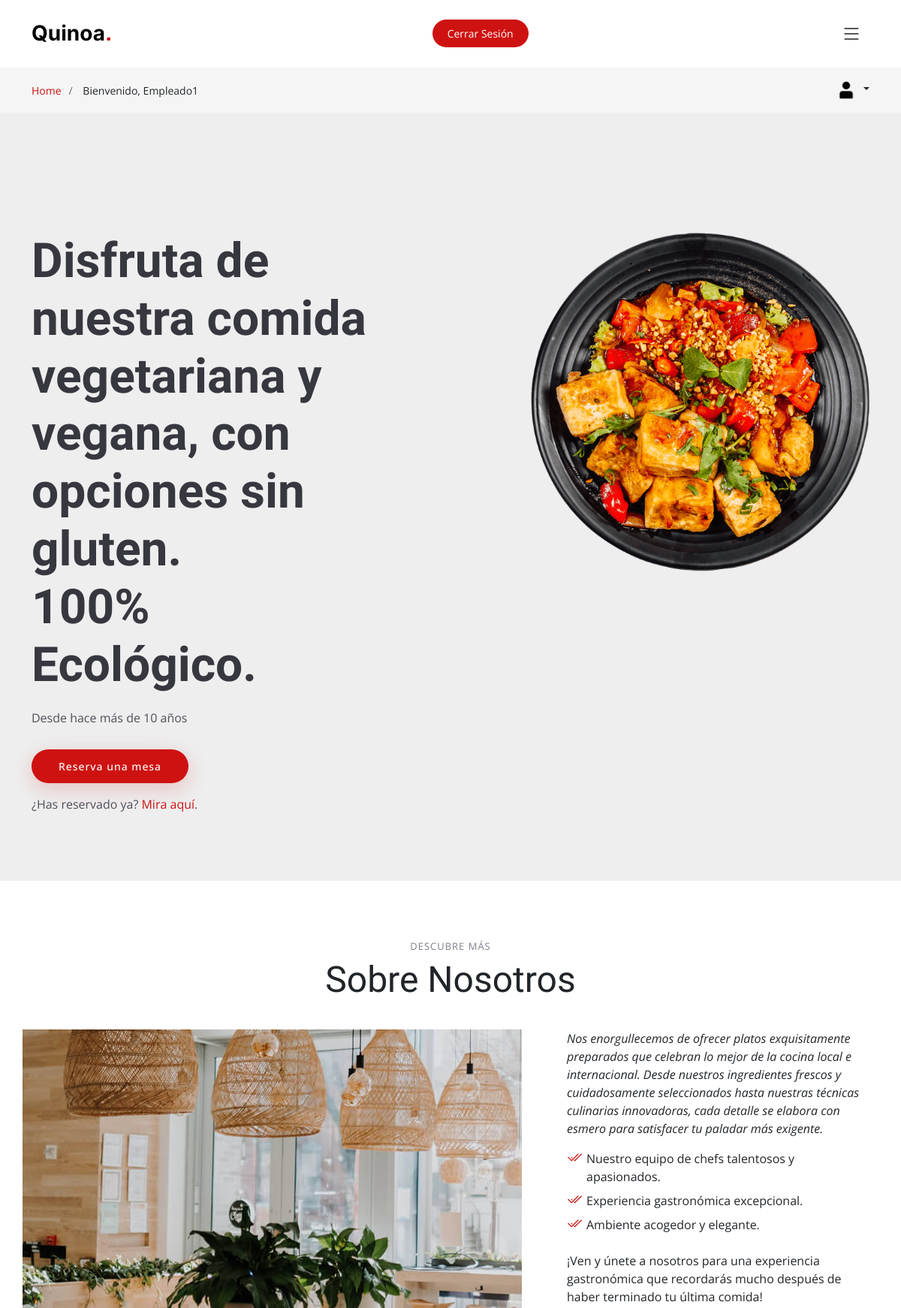
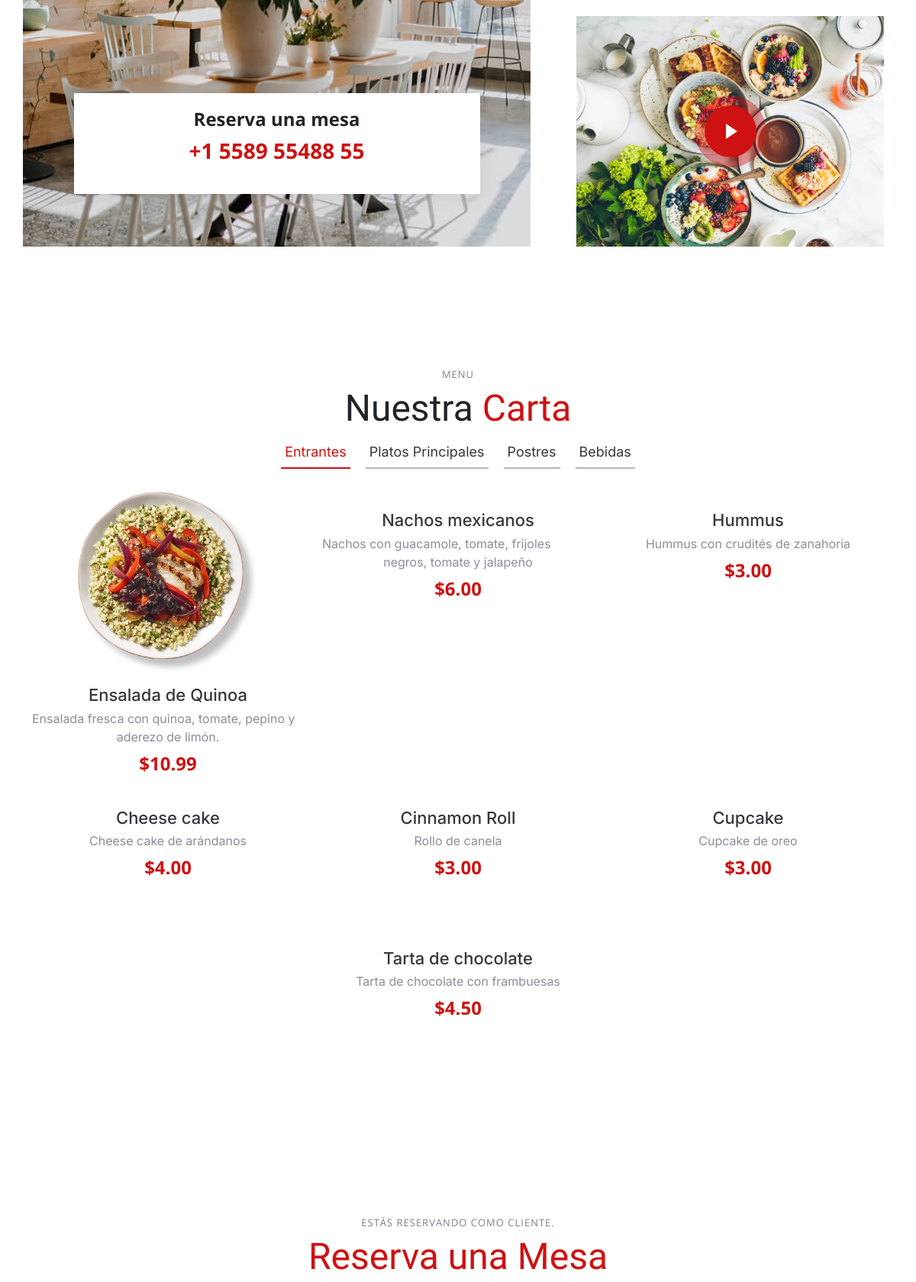
The app's page /indexCliente.php (signed in, upper part) with its own data (2 pictures, top to bottom).
### tables this page shows
CREATE TABLE `menu` (
  `id` int(11) NOT NULL,
  `name` varchar(255) DEFAULT NULL,
  `descrip` varchar(255) DEFAULT NULL,
  `category` varchar(255) NOT NULL,
  `price` decimal(10,2) DEFAULT NULL,
  `img` varchar(255) DEFAULT NULL,
  `state` int(11) NOT NULL
);

### consultas.php (called while the page is built, shortened)
<?php
function conectar()
{
    $conexion = mysqli_connect(DB_SERVER, DB_USERNAME, DB_PASSWORD, DB_NAME);
    return $conexion;
}
function listarMenuIndex()
{
    $conexion = conectar();
    $menuItems = array();
    if ($conexion != null) {
        $sql = "SELECT * FROM menu WHERE state = 1 ORDER BY id ASC";
        $consulta = mysqli_query($conexion, $sql);
        if (mysqli_num_rows($consulta) > 0) {
            while ($datos = mysqli_fetch_assoc($consulta)) {
                $menuItems[] = $datos;
            }
        }
    }
    return $menuItems;
}

### indexCliente.php (the view, shortened to what this page needs)
<?php
require_once("consultas.php");
$menuItems = listarMenuIndex();
?>
<!DOCTYPE html>
<html lang="en">
<head>
  <link href="assets/vendor/bootstrap/css/bootstrap.min.css" rel="stylesheet">
  <link href="assets/vendor/bootstrap-icons/bootstrap-icons.css" rel="stylesheet">
  <link href="assets/vendor/aos/aos.css" rel="stylesheet">
  <link href="assets/vendor/glightbox/css/glightbox.min.css" rel="stylesheet">
  <link href="assets/vendor/swiper/swiper-bundle.min.css" rel="stylesheet">
  <link href="assets/css/main.css" rel="stylesheet">
</head>
<body>
  <header id="header" class="header fixed-top d-flex align-items-center">
    <div class="container d-flex align-items-center justify-content-between">
      <a href="indexCliente.php" class="logo d-flex align-items-center me-auto me-lg-0">
        <h1>Quinoa<span>.</span></h1>
      </a>
      <a class="btn-book-a-table" href="iniciosesion.php" name="logout">Cerrar Sesión</a>
      <i class="mobile-nav-toggle mobile-nav-show bi bi-list"></i>
    </div>
  </header>
  <main id="main">
    <div class="breadcrumbs">
      <div class="container">
        <div class="d-flex justify-content-between align-items-center">
          <ol>
            <li><a href="indexCliente.php">Home</a></li>
            <li>
              Bienvenido, <?php echo $_SESSION["login"]["name"]; ?>
            </li>
          </ol>
          <div class="dropdown book-a-table">
            <a class="nav-link dropdown-toggle" data-bs-toggle="dropdown" href="#" role="button" aria-haspopup="true"
              aria-expanded="false">
              <img src="img/usuario.png" alt="Perfil" width="30" height="30">
            </a>
          </div>
        </div>
      </div>
    </div>
    <section id="hero" class="hero d-flex align-items-center section-bg">
      <div class="container">
        <div class="row justify-content-between gy-5">
          <div
            class="col-lg-5 order-2 order-lg-1 d-flex flex-column justify-content-center align-items-center align-items-lg-start text-center text-lg-start">
            <h2 data-aos="fade-up">Disfruta de nuestra comida vegetariana y vegana, con opciones sin gluten.
              <br>100% Ecológico.
            </h2>
            <p data-aos="fade-up" data-aos-delay="100">Desde hace más de 10 años</p>
            <div class="d-flex" data-aos="fade-up" data-aos-delay="200">
              <a href="#reservar" class="btn-book-a-table">Reserva una mesa</a>
            </div>
            <p class="mt-3 text-center" data-aos="fade-up" data-aos-delay="200">
              ¿Has reservado ya? <a href="#" data-bs-toggle="modal" data-bs-target="#modalReservas">Mira aquí</a>.
            </p>
          </div>
          <div class="col-lg-5 order-1 order-lg-2 text-center text-lg-start">
            <img src="assets/img/hero-img.png" class="img-fluid" alt="" data-aos="zoom-out" data-aos-delay="300">
          </div>
        </div>
      </div>
    </section>
    <section id="about" class="about">
      <div class="container" data-aos="fade-up">
        <div class="section-header">
          <h2>Descubre Más</h2>
          <p>Sobre Nosotros<span></span></p>
        </div>
        <div class="row gy-4">
          <div class="col-lg-7 position-relative about-img" style="background-image: url(assets/img/about.jpg) ;"
            data-aos="fade-up" data-aos-delay="150">
            <div class="call-us position-absolute">
              <h4>Reserva una mesa</h4>
              <p>+1 5589 55488 55</p>
            </div>
          </div>
          <div class="col-lg-5 d-flex align-items-end" data-aos="fade-up" data-aos-delay="300">
            <div class="content ps-0 ps-lg-5">
              <p class="fst-italic">
                Nos enorgullecemos de ofrecer platos exquisitamente preparados que celebran lo mejor de la cocina local
                e
                internacional. Desde nuestros ingredientes frescos y cuidadosamente seleccionados hasta nuestras
                técnicas
                culinarias innovadoras, cada detalle se elabora con esmero para satisfacer tu paladar más exigente.
              </p>
              <ul>
                <li><i class="bi bi-check2-all"></i> Nuestro equipo de chefs talentosos y apasionados.</li>
                <li><i class="bi bi-check2-all"></i> Experiencia gastronómica excepcional.</li>
                <li><i class="bi bi-check2-all"></i> Ambiente acogedor y elegante.</li>
              </ul>
              <p>
                ¡Ven y únete a nosotros para una experiencia gastronómica que recordarás mucho después de haber
                terminado
                tu última comida!
              </p>
              <div class="position-relative mt-4">
                <img src="assets/img/about-2.jpg" class="img-fluid" alt="">
                <a href="https://www.youtube.com/watch?v=LXb3EKWsInQ" class="glightbox play-btn"></a>
              </div>
            </div>
          </div>
        </div>
      </div>
    </section>
    <section id="menu" class="menu">
      <div class="container" data-aos="fade-up">
        <div class="section-header">
          <h2>Menu</h2>
          <p>Nuestra <span>Carta</span></p>
          <ul class="nav nav-tabs d-flex justify-content-center" data-aos="fade-up" data-aos-delay="200">
            <li class="nav-item">
              <a class="nav-link active show" data-bs-toggle="tab" data-bs-target="#menu-starters">
                <h4>Entrantes</h4>
              </a>
            </li>
            <li class="nav-item">
              <a class="nav-link" data-bs-toggle="tab" data-bs-target="#menu-breakfast">
                <h4>Platos Principales</h4>
              </a>
            <li class="nav-item">
              <a class="nav-link" data-bs-toggle="tab" data-bs-target="#menu-lunch">
                <h4>Postres</h4>
              </a>
            </li>
            <li class="nav-item">
              <a class="nav-link" data-bs-toggle="tab" data-bs-target="#menu-dinner">
                <h4>Bebidas</h4>
              </a>
            </li>
          </ul>
        </div>
        <div class="tab-content" data-aos="fade-up" data-aos-delay="300">
          <div class="tab-pane fade active show" id="menu-starters">
            <div class="row gy-5 justify-content-center">
              <?php foreach ($menuItems as $menuItem): ?>
                <?php if ($menuItem['category'] === 'Entrante'): ?>
                  <div class="col-lg-4 menu-item">
                    <a href="<?php echo $menuItem['img']; ?>" class="glightbox">
                      <img src="<?php echo $menuItem['img']; ?>" class="menu-img img-fluid" alt="">
                    </a>
                    <h4><?php echo $menuItem['name']; ?></h4>
                    <p class="ingredients"><?php echo $menuItem['descrip']; ?></p>
                    <p class="price">$<?php echo $menuItem['price']; ?></p>
                  </div>
                <?php endif; ?>
              <?php endforeach; ?>
            </div>
          </div>
        </div>
        <div class="tab-content" data-aos="fade-up" data-aos-delay="300">
          <div class="tab-pane fade active show" id="menu-lunch">
            <div class="row gy-5 justify-content-center">
              <?php foreach ($menuItems as $menuItem): ?>
                <?php if ($menuItem['category'] === 'Postre'): ?>
                  <div class="col-lg-4 menu-item">
                    <a href="<?php echo $menuItem['img']; ?>" class="glightbox">
                    </a>
                    <h4><?php echo $menuItem['name']; ?></h4>
                    <p class="ingredients"><?php echo $menuItem['descrip']; ?></p>
                    <p class="price">$<?php echo $menuItem['price']; ?></p>
                  </div>
                <?php endif; ?>
              <?php endforeach; ?>
            </div>
          </div>
        </div>
      </div>
    </section>
    <section id="reservar" class="sample-page">
      <div class="container" data-aos="fade-up">
        <section id="book-a-table" class="book-a-table">
          <div class="container" data-aos="fade-up">
            <div class="section-header">
              <h2>Estás reservando como cliente.</h2>
              <p> <span>Reserva una Mesa</span> </p>
            </div>
          </div>
        </section>
      </div>
    </section>
</body>
</html>

### records on screen
menu: img (picture), name "Ensalada de Quinoa", descrip "Ensalada fresca con quinoa, tomate, pepino y aderezo de limón.", price "10.99"
menu: name "Nachos mexicanos", descrip "Nachos con guacamole, tomate, frijoles negros, tomate y jalapeño", price "6.00"
menu: name "Hummus", descrip "Hummus con crudités de zanahoria", price "3.00"
menu: name "Cheese cake", descrip "Cheese cake de arándanos", price "4.00"
menu: name "Cinnamon Roll", descrip "Rollo de canela", price "3.00"
menu: name "Cupcake", descrip "Cupcake de oreo", price "3.00"
menu: name "Tarta de chocolate", descrip "Tarta de chocolate con frambuesas", price "4.50"

### other values on screen
$_SESSION["login"]["name"] "Empleado1"
